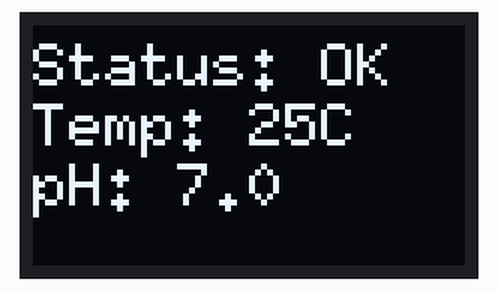
Recording of a program running on a simulated ESP32-C3. Shown: 72×40 one-colour display. What the program prints to the serial monitor is not drawn.

Above: at 1.1 s.

The program:

main.cpp
```cpp
#include <Arduino.h>
#include <Wire.h>
#include <U8g2lib.h>

// OLED display configuration for 0.42" SSD1306 (72x40)
// I2C pins for ESP32-C3
#define SDA_PIN 6
#define SCL_PIN 7

// Initialize u8g2 object for I2C communication
U8G2_SSD1306_72X40_ER_F_HW_I2C u8g2(U8G2_R0, /* reset=*/ U8X8_PIN_NONE);

void setup() {
  // Initialize serial for debugging
  Serial.begin(115200);
  delay(1000);
  Serial.println("\n\nFishtank Mini - Starting up...");

  // Initialize I2C and OLED display
  Wire.begin(SDA_PIN, SCL_PIN);
  u8g2.begin();

  // Display startup message
  u8g2.clearBuffer();
  u8g2.setFont(u8g2_font_6x10_tf);  // Small font for 0.42" display
  u8g2.drawStr(0, 10, "Fish Tank");
  u8g2.drawStr(0, 20, "Mini");
  u8g2.drawStr(0, 30, "Starting...");
  u8g2.sendBuffer();

  Serial.println("Setup complete!");
}

void loop() {
  // Example: Update display with some info
  u8g2.clearBuffer();
  u8g2.setFont(u8g2_font_6x10_tf);

  u8g2.drawStr(0, 10, "Status: OK");
  u8g2.drawStr(0, 20, "Temp: 25C");
  u8g2.drawStr(0, 30, "pH: 7.0");

  u8g2.sendBuffer();

  delay(1000);
}
```
